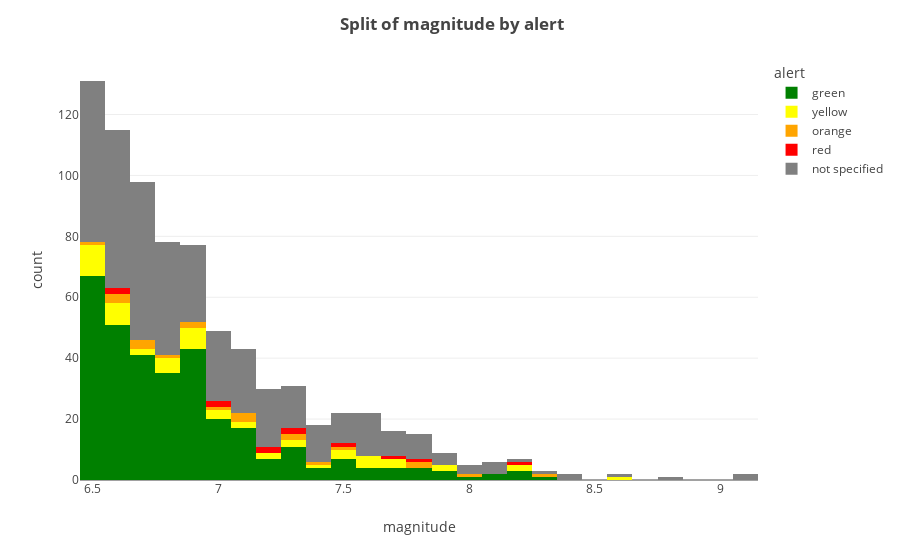

The cell this chart's notebook holds for it:
### Code cell
fig1.show()

### Figure 1 — Plotly figure (JSON) as saved in the notebook; plotly's stock layout.template omitted (floating-point values rounded to 4 significant figures; data arrays with more than 128 entries replaced by an {"elided": "..."} marker saying what was removed)
{"data": [{"alignmentgroup": "True", "bingroup": "x", "hovertemplate": "alert=green<br>magnitude=%{x}<br>count=%{y}<extra></extra>", "legendgroup": "green", "marker": {"color": "green", "pattern": {"shape": ""}}, "name": "green", "offsetgroup": "green", "orientation": "v", "showlegend": true, "type": "histogram", "x": {"elided": "325 float values"}, "xaxis": "x", "yaxis": "y"}, {"alignmentgroup": "True", "bingroup": "x", "hovertemplate": "alert=yellow<br>magnitude=%{x}<br>count=%{y}<extra></extra>", "legendgroup": "yellow", "marker": {"color": "yellow", "pattern": {"shape": ""}}, "name": "yellow", "offsetgroup": "yellow", "orientation": "v", "showlegend": true, "type": "histogram", "x": [6.8, 7.6, 6.9, 7.6, 7, 7.5, 8.2, 7, 7.6, 6.6, 7, 7.7, 6.8, 6.6, 6.5, 7.1, 6.6, 7.1, 7.5, 6.7, 6.8, 7.3, 6.9, 7.5, 7.2, 6.5, 6.5, 6.6, 6.5, 6.8, 6.9, 6.9, 6.6, 6.5, 7.9, 7.6, 7.9, 6.5, 6.5, 6.5, 6.8, 6.9, 6.7, 6.6, 7.3, 7.2, 7.7, 8.2, 6.9, 6.6, 6.5, 6.5, 7.7, 6.9, 7.4, 8.6], "xaxis": "x", "yaxis": "y"}, {"alignmentgroup": "True", "bingroup": "x", "hovertemplate": "alert=orange<br>magnitude=%{x}<br>count=%{y}<extra></extra>", "legendgroup": "orange", "marker": {"color": "orange", "pattern": {"shape": ""}}, "name": "orange", "offsetgroup": "orange", "orientation": "v", "showlegend": true, "type": "histogram", "x": [6.6, 6.6, 7.3, 7.1, 7, 7.4, 6.7, 8, 6.7, 7.1, 6.6, 6.9, 7.8, 7.8, 6.7, 6.5, 7.5, 8.3, 7.3, 6.9, 7.1, 6.8], "xaxis": "x", "yaxis": "y"}, {"alignmentgroup": "True", "bingroup": "x", "hovertemplate": "alert=red<br>magnitude=%{x}<br>count=%{y}<extra></extra>", "legendgroup": "red", "marker": {"color": "red", "pattern": {"shape": ""}}, "name": "red", "offsetgroup": "red", "orientation": "v", "showlegend": true, "type": "histogram", "x": [7.3, 7, 7.2, 7.5, 7.3, 8.2, 6.6, 7, 7.8, 7.7, 6.6, 7.2], "xaxis": "x", "yaxis": "y"}, {"alignmentgroup": "True", "bingroup": "x", "hovertemplate": "alert=not specified<br>magnitude=%{x}<br>count=%{y}<extra></extra>", "legendgroup": "not specified", "marker": {"color": "gray", "pattern": {"shape": ""}}, "name": "not specified", "offsetgroup": "not specified", "orientation": "v", "showlegend": true, "type": "histogram", "x": {"elided": "367 float values"}, "xaxis": "x", "yaxis": "y"}], "layout": {"barmode": "relative", "legend": {"title": {"text": "alert"}, "tracegroupgap": 0}, "margin": {"t": 60}, "title": {"text": "<b> Split of magnitude by alert</b>"}, "xaxis": {"anchor": "y", "domain": [0, 1], "title": {"text": "magnitude"}}, "yaxis": {"anchor": "x", "domain": [0, 1], "title": {"text": "count"}}}}
